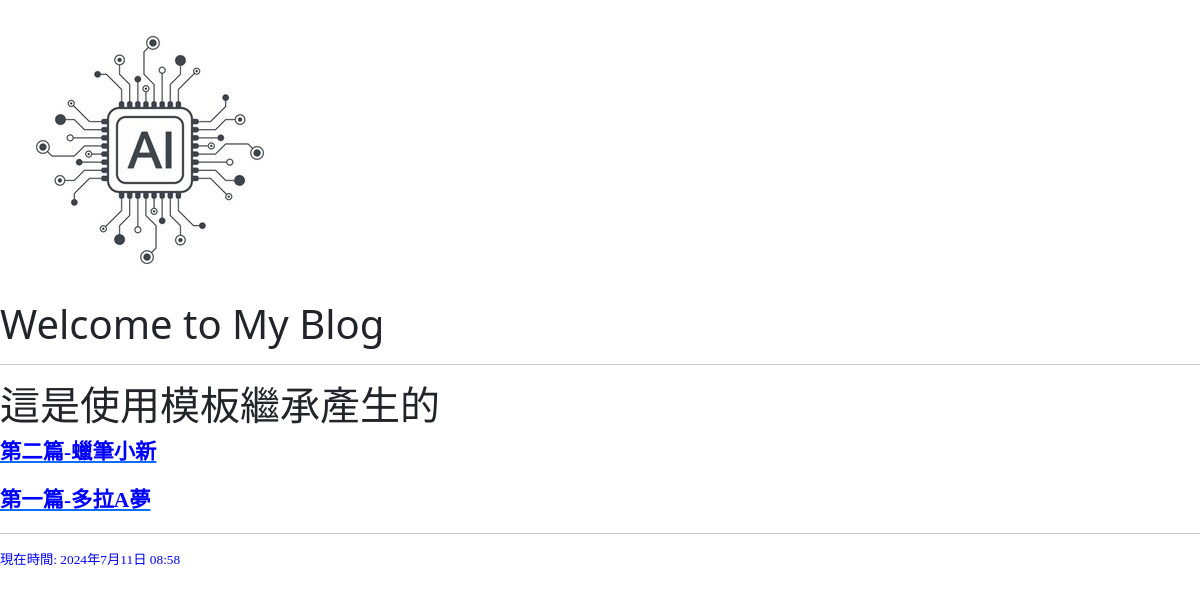
The app's page /, older data.
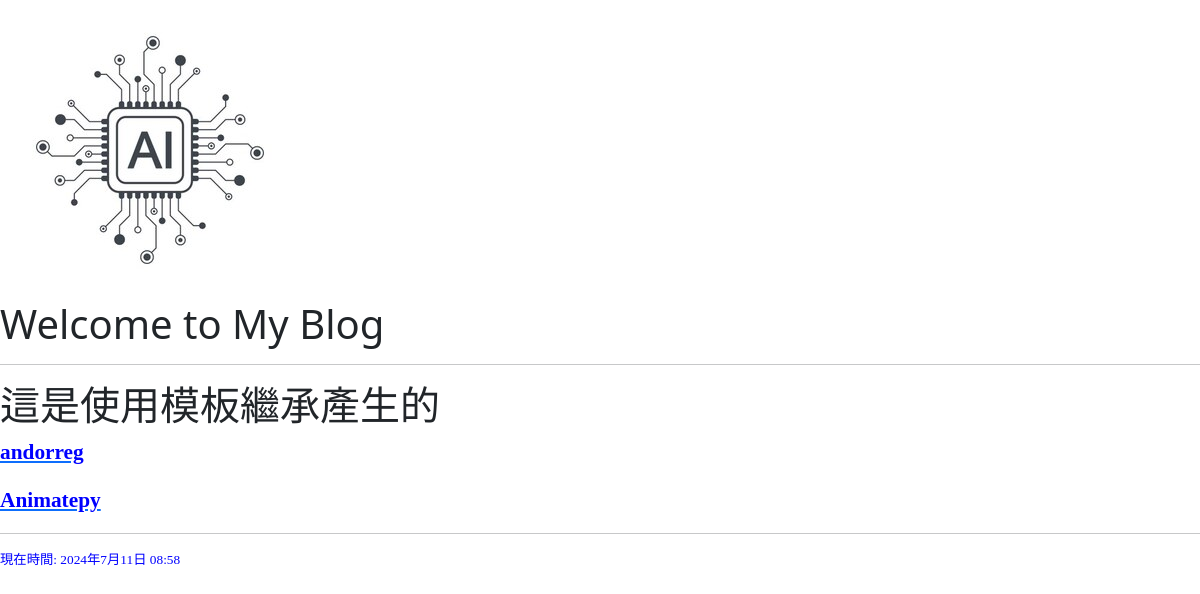
The same page, newer data.
### blog_spot/models.py (models this page shows, shortened)
class Post(models.Model):
    title = models.CharField(max_length=200)
    slug = models.CharField(max_length= 200)
    content = models.TextField()
    pub_date = models.DateTimeField(auto_now_add=True)
    class Meta:
        ordering = ['-pub_date']

### blog_spot/views.py (the view)
# urls.py: path('', index),
def index(requests):
    posts = Post.objects.all()
    now = datetime.now() # post.content
    return render(requests, "pages/index.html", locals())

### templates/pages/index.html
{% extends "scaffolds/base.html" %}
{% block content %}
<h1> 這是使用模板繼承產生的 </h1>
{% for post in posts %}
    <a href="post/{{post.slug}}">
        <p class="post_title"> {{ post.title }}</p>
    </a>
{% endfor %}
{% endblock %}

### templates/scaffolds/base.html (shortened to what this page needs)
<html>
    <head>
        {% load static %}
        {% include "components/header.lib.html" %}
    </head>
    <body>
        <img src="{% static "images/logo.jpg" %}" />
        <h1>Welcome to My Blog</h1>
        <hr>
        {% block content %} {% endblock %}
        <hr>
        {% include "components/footer.html" %}
    </body>
</html>

### templates/components/header.lib.html (shortened to what this page needs)
{% load static %}
<link rel="stylesheet" href="https://unpkg.com/@fontsource/source-sans-3@5.0.12/index.css">
<link rel="stylesheet" href="https://unpkg.com/overlayscrollbars@2.3.0/styles/overlayscrollbars.min.css">
<link rel="stylesheet" href="https://unpkg.com/bootstrap-icons@1.11.0/font/bootstrap-icons.min.css">
<link rel="stylesheet" href="https://unpkg.com/apexcharts@3.37.1/dist/apexcharts.css">
<link rel="stylesheet" href="https://unpkg.com/jsvectormap@1.5.3/dist/css/jsvectormap.min.css">
<link rel="stylesheet" href="{% static "styles/adminlte.min.css" %}">

### templates/components/footer.html
{% if now %}
    <p class="post_date"> 現在時間: {{ now }} </p>
{% else %}
    <h3><a href="/"> 回首頁 </a></h3>
{% endif %}

### templates/components/header.css.html (style rules this page uses)
.post_title { color: blue; font-family: 微軟正黑體; font-size: 16pt; font-weight: bold; }
.post_date { color: blue; font-family: 微軟正黑體; font-size: 10pt; }

Row changes from the older to the newer data that the page shows:
removed Post: title "第二篇-蠟筆小新"
removed Post: title "第一篇-多拉A夢"
added Post: title "andorreg"
added Post: title "Animatepy"
